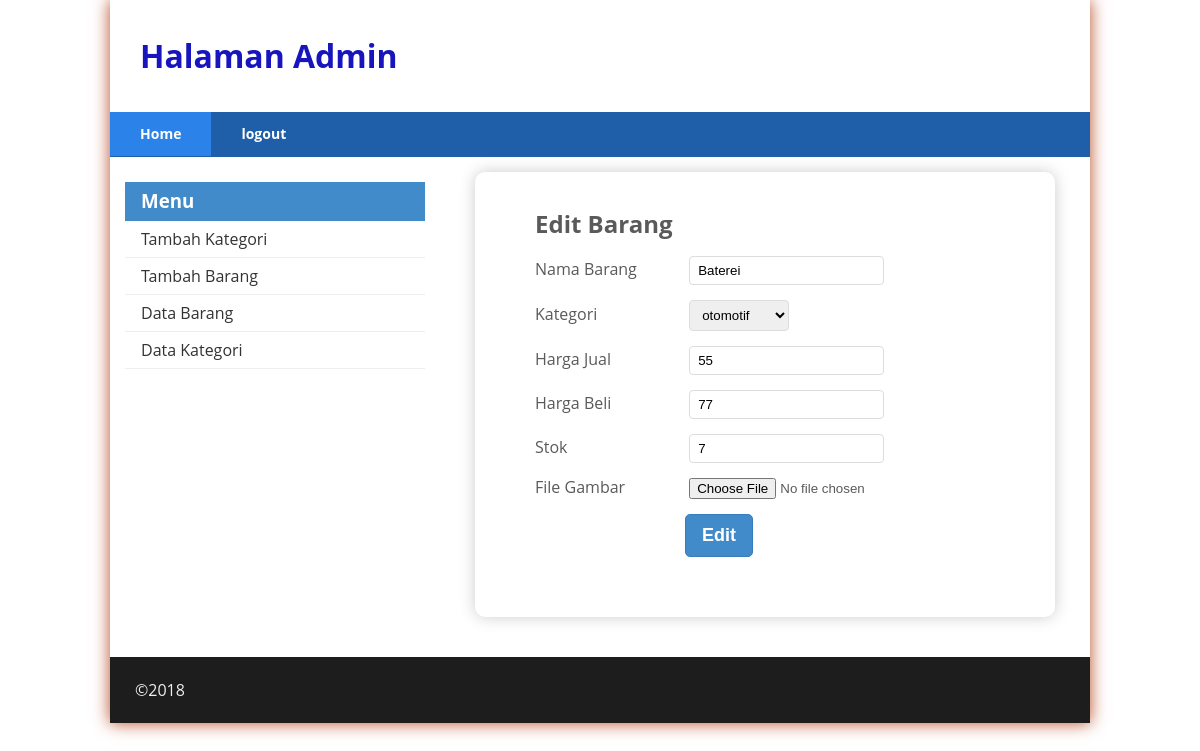
Page /admin/edit_barang.php?id=3 on the committed database.
### tables this page shows
CREATE TABLE `barang` (
  `id_barang` int(10) NOT NULL,
  `nama_barang` varchar(30) DEFAULT NULL,
  `gambar` varchar(100) DEFAULT NULL,
  `harga_beli` decimal(10,0) DEFAULT NULL,
  `harga_jual` decimal(10,0) DEFAULT NULL,
  `stok` int(4) DEFAULT NULL,
  `id_kategori` int(11) NOT NULL
);

### admin/edit_barang.php (the view, shortened to what this page needs)
<?php
include('koneksi.php');
$id=$_GET['id'];
$sql =" SELECT * From barang WHERE id_barang = '{$id}' ";
$result = mysqli_query($conn, $sql);
$data = mysqli_fetch_array($result);
include ('header.php');
include ('sidebar.php');
?>
<div class="content_a">
<div class="daftar">
<div class="main">
<h2> Edit Barang</h2>
<form class="" action="edit_barang.php" method="post"
enctype="multipart/form-data" />
<div class="input">
<label>Nama Barang</label>
<input type="text" name="nama_barang" value="<?php
echo $data['nama_barang']; ?>" />
</div>
<div class="input">
<label>Kategori</label>
<select name="kategori">
<?php
include_once('koneksi.php');
$sql =' SELECT * From kategori';
$result = mysqli_query($conn, $sql);
?>
<?php while ($row=mysqli_fetch_array($result)): ?>
<option value="<?php echo
$row['id_kategori'];?>"> <?php echo $row['nama_kategori'];?></option>
<?php endwhile; ?>
</select>
</div>
<div class="input">
<label>Harga Jual</label>
<input type="text" name="harga_jual"
value="<?php echo $data['harga_jual'];?>" />
</div>
<div class="input">
<label>Harga Beli</label>
<input type="text" name="harga_beli"
value="<?php echo $data['harga_beli'];?>" />
</div>
<div class="input">
<label>Stok</label>
<input type="text" name="stok" value="<?php
echo $data['stok'];?> " />
</div>
<div class="input">
<label>File Gambar</label>
<input type="file" name="file_gambar" />
</div>
<div class="submit">
<input type="submit" name="submit" class="btn
btn-large" value="Edit" />
</div>
</div>
</div>
</div>
<?php
include_once ('footer.php');
?>

### admin/style.css (style rules this page uses)
* { margin: 0; padding: 0; }
body { line-height:1; font-size:100%; font-family:'Open Sans', sans-serif; color:#5a5a5a; }
.content_a { float:right; width:650px; height: 500px; overflow:scroll; background-color: #ffffff; }
.btn { border:1px solid #c4c1c1; padding:5px 10px; background-color:#ddd; text-decoration:none; display:inline-block; border-radius:5px; }
.btn-large { font-size:18px; line-height:25px; padding:8px 16px; font-weight:bold; color:#fff; border-color:#357ebd; background-color:#428bca; }
.main { padding: 20px; }
form { margin:20px 0; }
.input, .submit { margin:15px 0; }
.input label { display:inline-block; width:150px; }
.input select, .input input[type="text"] { border-radius:4px; border:1px solid #ddd; padding: 6px 8px; }
.submit input[type="submit"] { margin-left:150px; border-radius:5px; cursor:pointer; }
.daftar { width:500px; border-radius:10px; padding:20px 40px; margin:15px auto; box-shadow:0 0 1em #CCCCCC; }

### rows in the picture
barang: nama_barang "Baterei", harga_jual "55", harga_beli "77", stok "7"

### other values in the picture
form field kategori "otomotif"
